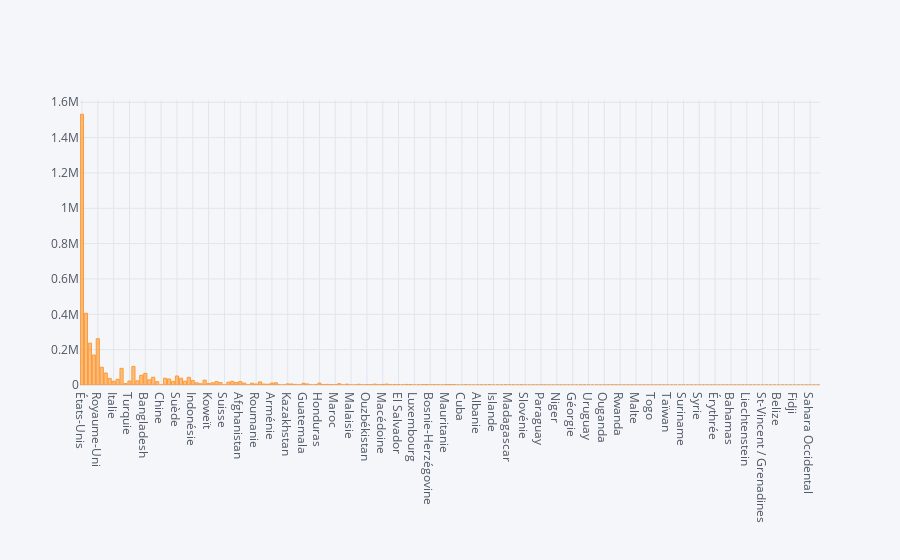

The code cell stored with this chart in its notebook:
### Code cell
#####plotly
df.iplot(kind='bar',x='Pays',y='T_Active_Cases')

### Figure 1 — Plotly figure (JSON) as saved in the notebook; plotly's stock layout.template omitted (floating-point values rounded to 4 significant figures; data arrays with more than 128 entries replaced by an {"elided": "..."} marker saying what was removed)
{"data": [{"marker": {"color": "rgba(255, 153, 51, 0.6)", "line": {"color": "rgba(255, 153, 51, 1.0)", "width": 1}}, "name": "T_Active_Cases", "orientation": "v", "text": "", "type": "bar", "x": {"elided": "187 str values"}, "y": {"elided": "187 int values"}}], "layout": {"legend": {"bgcolor": "#F5F6F9", "font": {"color": "#4D5663"}}, "paper_bgcolor": "#F5F6F9", "plot_bgcolor": "#F5F6F9", "title": {"font": {"color": "#4D5663"}}, "xaxis": {"gridcolor": "#E1E5ED", "showgrid": true, "tickfont": {"color": "#4D5663"}, "title": {"font": {"color": "#4D5663"}, "text": ""}, "zerolinecolor": "#E1E5ED"}, "yaxis": {"gridcolor": "#E1E5ED", "showgrid": true, "tickfont": {"color": "#4D5663"}, "title": {"font": {"color": "#4D5663"}, "text": ""}, "zerolinecolor": "#E1E5ED"}}}
